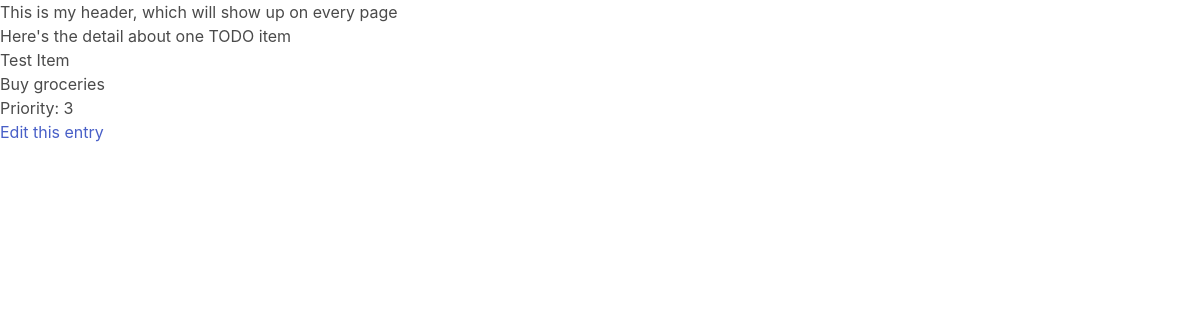
The app's page /todos/1 with its own data.
### todos/models.py (models this page shows, shortened)
class Item(models.Model):
    title = models.CharField(max_length=255)
    date_created = models.DateTimeField(auto_now_add=True)
    priority = models.PositiveIntegerField()
    description = models.TextField()
    is_hidden = models.BooleanField(default=True)

### todos/views.py (the view)
# urls.py: path('todos/<int:pk>', views.detail_todo, name='detail-todo'),
def detail_todo(request, pk):
    todo = get_object_or_404(Item, pk=pk)
    return render(request, 'todos/detail_todo.html', {'todo': todo})

### templates/todos/detail_todo.html
{% extends 'base.html' %}
{% block content %}
    <h1>Here's the detail about one TODO item</h1>
    <h2>{{ todo.title }}</h2>
    <p>{{ todo.description }}</p>
    <h3>Priority: {{todo.priority}}</h3>
    <a href="{% url 'edit-todo' todo.pk %}">Edit this entry</a>
{% endblock %}

### records on screen
Item: title "Test Item", description "Buy groceries", priority "3"
